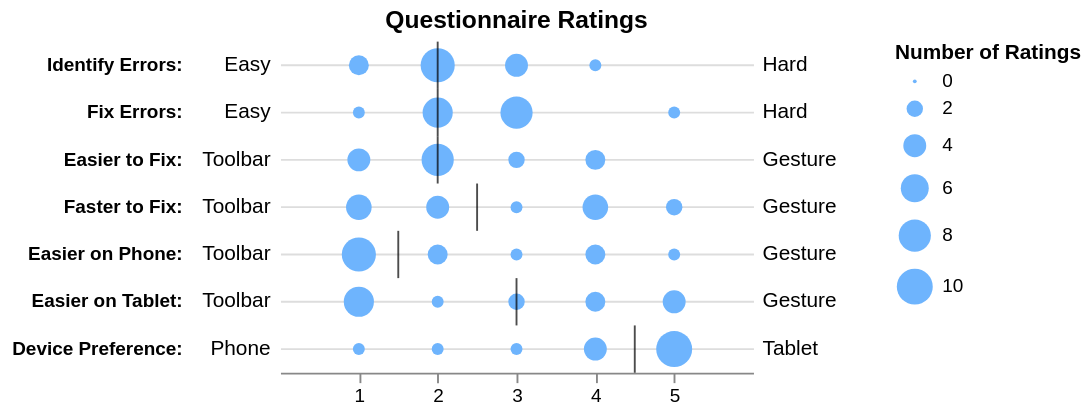

Source (Vega-Lite JSON):
### Vega-Lite specification from a JSON file in a GitHub repository (floating-point values rounded to 4 significant figures; data arrays with more than 128 entries replaced by an {"elided": "..."} marker saying what was removed)
{"$schema": "https://vega.github.io/schema/vega-lite/v6.json", "description": "Likert Scale Ratings Distributions and Medians. (Figure 9 from @jhoffswell and @zcliu's ['Interactive Repair of Tables Extracted from PDF Documents on Mobile Devices'](https://idl.cs.washington.edu/files/2019-InteractiveTableRepair-CHI.pdf))", "datasets": {"medians": [{"name": "Identify Errors:", "median": 2.0, "lo": "Easy", "hi": "Hard"}, {"name": "Fix Errors:", "median": 2, "lo": "Easy", "hi": "Hard"}, {"name": "Easier to Fix:", "median": 2.0, "lo": "Toolbar", "hi": "Gesture"}, {"name": "Faster to Fix:", "median": 2.5, "lo": "Toolbar", "hi": "Gesture"}, {"name": "Easier on Phone:", "median": 1.5, "lo": "Toolbar", "hi": "Gesture"}, {"name": "Easier on Tablet:", "median": 3.0, "lo": "Toolbar", "hi": "Gesture"}, {"name": "Device Preference:", "median": 4.5, "lo": "Phone", "hi": "Tablet"}], "values": {"elided": "170 records"}}, "data": {"name": "medians"}, "title": "Questionnaire Ratings", "width": 250, "height": 175, "encoding": {"y": {"field": "name", "type": "nominal", "sort": null, "axis": {"domain": false, "offset": 50, "labelFontWeight": "bold", "ticks": false, "grid": true, "title": null}}, "x": {"type": "quantitative", "scale": {"domain": [0, 6]}, "axis": {"grid": false, "values": [1, 2, 3, 4, 5], "title": null}}}, "view": {"stroke": null}, "layer": [{"mark": "circle", "data": {"name": "values"}, "transform": [{"filter": "datum.name != 'Toolbar_First'"}, {"filter": "datum.name != 'Tablet_First'"}, {"filter": "datum.name != 'Participant ID'"}], "encoding": {"x": {"field": "value"}, "size": {"aggregate": "count", "type": "quantitative", "title": "Number of Ratings", "legend": {"offset": 75}}, "color": {"value": "#6EB4FD"}}}, {"mark": "tick", "encoding": {"x": {"field": "median"}, "color": {"value": "black"}}}, {"mark": {"type": "text", "x": -5, "align": "right"}, "encoding": {"text": {"field": "lo"}}}, {"mark": {"type": "text", "x": 255, "align": "left"}, "encoding": {"text": {"field": "hi"}}}]}
